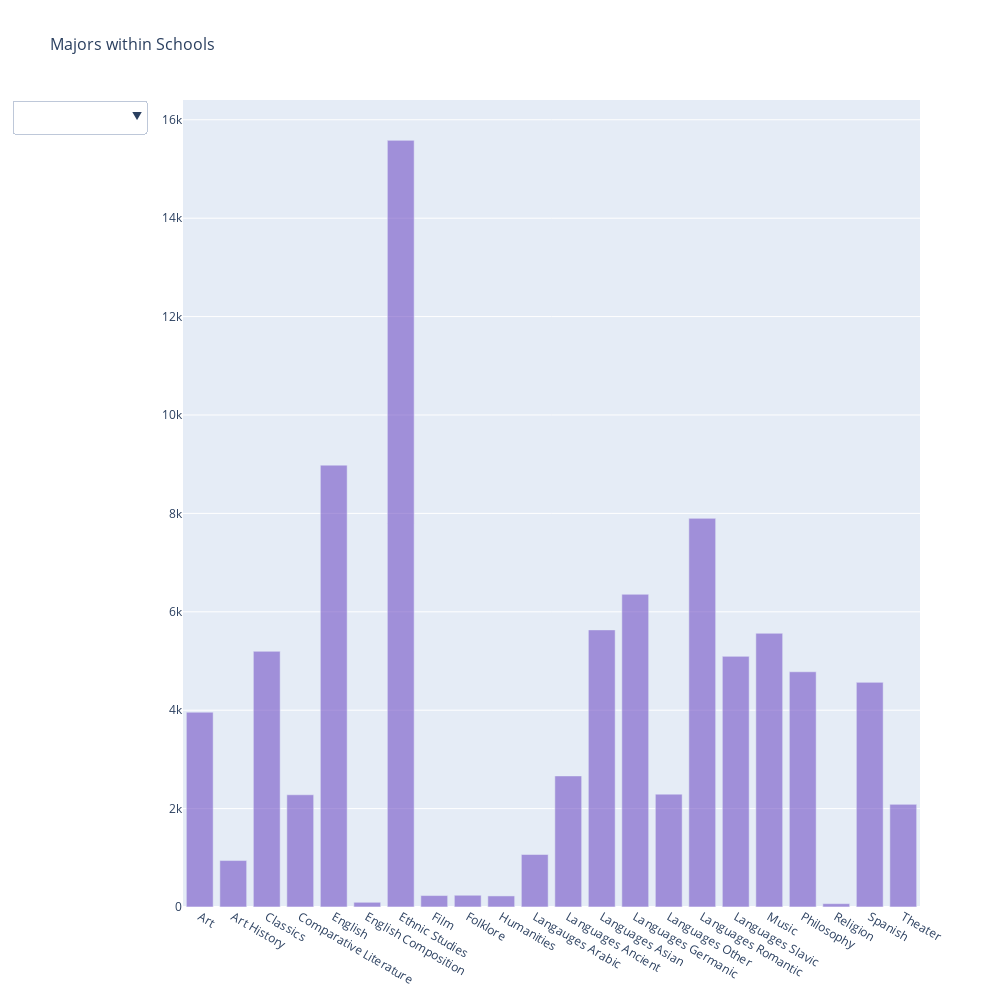

Write notebook code for a chart like this one.
### Code cell
import plotly.graph_objects as go
import pandas as pd

# Init figure
fig = go.Figure()

x1=Hum_Majors['Area']
y1= Hum_Majors['count']
x2 = Prof_Majors['Area']
y2 = Prof_Majors['count']
x3= Eng_Majors['Area']
y3=Eng_Majors['count']
x4=Edu_Majors['Area']
y4=Edu_Majors['count']
x5=Nat_Sci_Majors['Area']
y5=Nat_Sci_Majors['count']
x6=Soc_Sci_Majors['Area']
y6=Soc_Sci_Majors['count']
#Add Traces

fig.add_trace(go.Bar(x=x1, y=y1, name="Humanities Majors", marker_color='rgba(116,83,199,0.6)'))
fig.add_trace(go.Bar(x=x2, y=y2, name="Professional Majors", visible=False, marker_color='rgba(0,140,195,1)'))
fig.add_trace(go.Bar(x=x3, y=y3, name="Engineering Majors", visible=False, marker_color='rgba(126,88,186,0.69)'))
fig.add_trace(go.Bar(x=x4, y=y4, name="Education Majors", visible=False, marker_color='rgba(126,159,97,0.69)'))
fig.add_trace(go.Bar(x=x5, y=y5, name="Natural Science Majors", visible=False, marker_color='rgba(2,59,97,0.69)'))
fig.add_trace(go.Bar(x=x6, y=y6, name="Social Science Majors", visible=False, marker_color='rgba(192,6,84,0.5)'))

# Add buttons
fig.update_layout(
    autosize=True,
    width=1000,
    height=1000,
    title="Majors within Schools",
    titlefont_size=16,
    legend=dict(x=0,
               y=1.0,
               bgcolor='rgba(255,255, 255, 0)',
                bordercolor='rgba(255, 255, 255, 0)'
               ),
    updatemenus= list([dict(type='dropdown',
                           active=-1,
                           buttons=list(
                               [dict(label='Humanities',
                                    method='update',
                                    args=[dict(visible=[True, False, False, False, False, False])]),
                               dict(label='Professional',
                                   method='update',
                                   args=[dict(visible=[False, True, False, False, False, False])]),
                               dict(label='Engineering',
                                   method='update',
                                   args=[dict(visible=[False, False, True, False, False, False])]),
                                dict(label='Education',
                                    method='update',
                                    args=[dict(visible=[False, False, False, True, False, False])]),
                                dict(label='Natural Sciences',
                                    method='update',
                                    args=[dict(visible=[False, False, False, False, True, False])]),
                                dict(label='Social Sciences',
                                    method='update',
                                    args=[dict(visible=[False, False, False, False, False, True])]),
                                dict(label='All Schools',
                                    method='update',
                                    args=[dict(visible=[True, True, True, True, True, True])])
                               ]))
                      ])
 

)



fig.show()

### Figure 1 — Plotly figure (JSON) as saved in the notebook; plotly's stock layout.template omitted (floating-point values rounded to 4 significant figures)
{"data": [{"marker": {"color": "rgba(116,83,199,0.6)"}, "name": "Humanities Majors", "type": "bar", "x": ["Art", "Art History", "Classics", "Comparative Literature", "English", "English Composition", "Ethnic Studies", "Film", "Folklore", "Humanities", "Langauges Arabic", "Languages Ancient", "Languages Asian", "Languages Germanic", "Languages Other", "Languages Romantic", "Languages Slavic", "Music", "Philosophy", "Religion", "Spanish", "Theater"], "y": [3960, 944, 5197, 2281, 8981, 96, 15582, 233, 239, 225, 1067, 2664, 5632, 6356, 2294, 7899, 5094, 5563, 4781, 68, 4566, 2086]}, {"marker": {"color": "rgba(0,140,195,1)"}, "name": "Professional Majors", "type": "bar", "visible": false, "x": ["Agriculture", "Architecture", "Business", "Communication", "Conservation", "Dentistry", "Development", "Environmental Design", "Food Science", "Forestry", "Health Sciences", "Information", "Law", "Library", "Medicine", "Military Science and Tactics", "Nursing", "Nutrition", "Optometry", "Public Speaking", "Social Work", "Urban Planning", "Veterinary Science", "Visual Design"], "y": [9907, 8539, 7755, 2220, 352, 21, 45, 154, 716, 2089, 8254, 1169, 4683, 1310, 348, 2160, 1178, 1633, 2256, 3892, 3141, 4808, 12, 471]}, {"marker": {"color": "rgba(126,88,186,0.69)"}, "name": "Engineering Majors", "type": "bar", "visible": false, "x": ["Aeronautical Engineering", "Agricultural Engineering", "Applied Science and Technology", "Chemical Engineering", "Civil Engineering", "Electrical Engineering", "Engineering Design", "Environmental Engineering", "Industrial Engineering", "Material Science", "Mechanical Engineering", "Mining Engineering", "Nuclear Engineering", "Ocean Engineering", "Other Engineering", "Transportation Engineering"], "y": [46, 35, 45, 2684, 7004, 2475, 637, 612, 2389, 2288, 5925, 3535, 931, 550, 8807, 574]}, {"marker": {"color": "rgba(126,159,97,0.69)"}, "name": "Education Majors", "type": "bar", "visible": false, "x": ["Education", "Physical Culture"], "y": [9539, 3444]}, {"marker": {"color": "rgba(2,59,97,0.69)"}, "name": "Natural Science Majors", "type": "bar", "visible": false, "x": ["Astronomy", "Biochemistry", "Biology", "Chemistry", "Computer Science", "Environmental Studies", "Geology", "Mathematics", "Neuroscience", "Paleontology", "Physics", "Statistics"], "y": [2610, 414, 19071, 5233, 1789, 749, 4382, 6299, 54, 1715, 3906, 2586]}, {"marker": {"color": "rgba(192,6,84,0.5)"}, "name": "Social Science Majors", "type": "bar", "visible": false, "x": ["Anthropology", "Archaeology", "Criminology", "Demography", "Economics", "Geography", "History", "Home Economics", "Linguistics", "Logic and the Methodology of Science", "Political Science", "Psychology", "Public Policy", "Sociology"], "y": [6070, 162, 989, 21, 5810, 4948, 8584, 1031, 2748, 369, 9188, 5974, 1357, 5170]}], "layout": {"autosize": true, "height": 1000, "legend": {"bgcolor": "rgba(255,255, 255, 0)", "bordercolor": "rgba(255, 255, 255, 0)", "x": 0, "y": 1}, "title": {"font": {"size": 16}, "text": "Majors within Schools"}, "updatemenus": [{"active": -1, "buttons": [{"args": [{"visible": [true, false, false, false, false, false]}], "label": "Humanities", "method": "update"}, {"args": [{"visible": [false, true, false, false, false, false]}], "label": "Professional", "method": "update"}, {"args": [{"visible": [false, false, true, false, false, false]}], "label": "Engineering", "method": "update"}, {"args": [{"visible": [false, false, false, true, false, false]}], "label": "Education", "method": "update"}, {"args": [{"visible": [false, false, false, false, true, false]}], "label": "Natural Sciences", "method": "update"}, {"args": [{"visible": [false, false, false, false, false, true]}], "label": "Social Sciences", "method": "update"}, {"args": [{"visible": [true, true, true, true, true, true]}], "label": "All Schools", "method": "update"}], "type": "dropdown"}], "width": 1000}}
